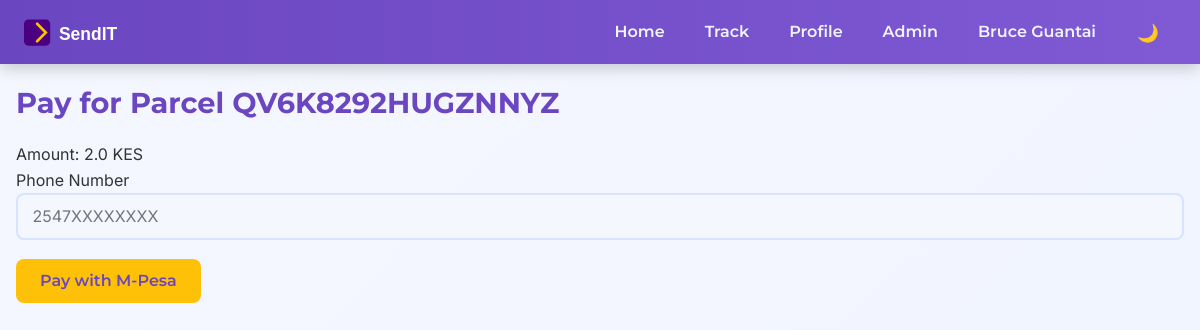
The page /pay/1 (signed in) on the database its author committed.
### models.py (models this page shows)
    class User(db.Model, UserMixin):
        id = db.Column(db.Integer, primary_key=True)
        username = db.Column(db.String(80), unique=True, nullable=False)
        email = db.Column(db.String(120), unique=True, nullable=False)
        password = db.Column(db.String(255), nullable=False)
        is_admin = db.Column(db.Boolean, default=False)
        parcels = db.relationship('Parcel', backref='user', lazy=True)

    class Parcel(db.Model):
        id = db.Column(db.Integer, primary_key=True)
        pickup = db.Column(db.String(255), nullable=False)
        destination = db.Column(db.String(255), nullable=False)
        weight = db.Column(db.Float, nullable=False)
        distance = db.Column(db.Float, nullable=False)
        cost = db.Column(db.Float, nullable=False)
        user_id = db.Column(db.Integer, db.ForeignKey('user.id'), nullable=False)
        tracking_number = db.Column(db.String(16), unique=True, nullable=False)
        status = db.Column(db.String(20), nullable=False, default='Pending')
        current_location = db.Column(db.String(255))
        created_at = db.Column(db.DateTime, nullable=False, default=datetime.utcnow)
        tracking_history = db.Column(JSON, nullable=False, default=[])
        payments = db.relationship('Payment', backref='parcel', lazy=True)

### app.py (the view, shortened to what this page needs)
    @app.route('/pay/<int:parcel_id>', methods=['GET', 'POST'])
    @login_required
    def pay(parcel_id):
        from forms import PaymentForm
        parcel = Parcel.query.get_or_404(parcel_id)
        if parcel.user_id != current_user.id:
            flash('Unauthorized access.', 'danger')
            return redirect(url_for('main.index'))
        form = PaymentForm()
        return render_template('pay.html', parcel=parcel, form=form)

### forms.py
class PaymentForm(FlaskForm):
    phone_number = StringField(
        'Phone Number',
        validators=[
            DataRequired(),
            Regexp('^254[0-9]{9}$', message='Phone number must start with 254 and be 12 digits long (e.g., 254712345678).')
        ]
    )
    submit = SubmitField('Pay with M-Pesa')

### templates/pay.html (shortened to what this page needs)
<!DOCTYPE html>
<html lang="en">
<head>
    <link rel="stylesheet" href="{{ url_for('static', filename='style.css') }}">
</head>
<body class="{{ session.get('theme', 'light') }}-mode">
    {% include 'base.html' %}
    <div class="container">
        <h1>Pay for Parcel {{ parcel.tracking_number }}</h1>
        <p>Amount: {{ parcel.cost }} KES</p>
        <form method="POST" action="{{ url_for('pay', parcel_id=parcel.id) }}">
            <div class="form-group">
                {{ form.phone_number.label }}
                {{ form.phone_number(class="form-control", placeholder="2547XXXXXXXX") }}
            </div>
            {{ form.submit(class="btn btn-primary") }}
        </form>
    </div>
</body>
</html>

### templates/base.html (shortened to what this page needs)
<!DOCTYPE html>
<html lang="en">
<head>
    <link rel="stylesheet" href="{{ url_for('static', filename='style.css') }}">
</head>
<body class="light-theme">
    <nav class="nav">
        <img src="{{ url_for('static', filename='logo.svg') }}" alt="SendIT Logo" class="nav-logo">
        <ul class="nav-links">
            <li><a href="{{ url_for('main.index') }}" {% if request.endpoint == 'index' %}class="active"{% endif %}>Home</a></li>
            <li><a href="{{ url_for('main.track') }}" {% if request.endpoint == 'track' %}class="active"{% endif %}>Track</a></li>
            {% if current_user.is_authenticated %}
                <li><a href="{{ url_for('main.profile') }}" {% if request.endpoint == 'profile' %}class="active"{% endif %}>Profile</a></li>
                {% if current_user.is_admin %}
                    <li><a href="{{ url_for('main.admin') }}" {% if request.endpoint == 'admin' %}class="active"{% endif %}>Admin</a></li>
                {% endif %}
                <li>
                    <span class="nav-username">{{ current_user.username }}</span>
                </li>
                <li>
                    <button id="theme-toggle" class="btn btn-small btn-theme-toggle" title="Toggle Theme">
                        <span class="theme-icon">🌙</span>
                    </button>
                </li>
            {% endif %}
        </ul>
    </nav>
</body>
</html>

### static/style.css (style rules this page uses)
* { margin: 0; padding: 0; box-sizing: border-box; font-family: 'Inter', sans-serif; touch-action: manipulation; }
body { background: linear-gradient(135deg, #f5f7ff 0%, #f0f4ff 100%); color: #333333; min-height: 100vh; line-height: 1.6; overflow-x: hidden; }
.nav { background: linear-gradient(90deg, #6b46c1 0%, #805ad5 100%); position: fixed; top: 0; left: 0; right: 0; padding: 0.75rem 1.5rem; display: flex; justify-content: space-between; align-items: center; box-shadow: 0 4px 15px rgba(0, 0, 0, 0.2); z-index: 1000; animation: fadeIn 0.5s ease-in; }
.nav-logo { height: 35px; transition: transform 0.3s ease; }
.nav-links { list-style: none; display: flex; gap: 1.5rem; align-items: center; }
.nav-links a { color: #f0f4ff; text-decoration: none; font-family: 'Montserrat', sans-serif; font-size: clamp(0.9rem, 2.5vw, 1rem); font-weight: 600; padding: 0.5rem; position: relative; transition: color 0.3s ease, transform 0.3s ease; }
.nav-username { color: #f0f4ff; font-family: 'Montserrat', sans-serif; font-size: clamp(0.9rem, 2.5vw, 1rem); font-weight: 600; padding: 0.5rem; cursor: pointer; transition: color 0.3s ease; }
.btn-theme-toggle { background: transparent; border: 1px solid #f0f4ff; color: #f0f4ff; font-family: 'Montserrat', sans-serif; font-size: clamp(0.9rem, 2.5vw, 1rem); font-weight: 600; padding: 0.5rem; border-radius: 8px; display: flex; align-items: center; justify-content: center; width: 40px; height: 40px; transition: color 0.3s ease, border-color 0.3s ease, transform 0.3s ease; }
.btn-theme-toggle .theme-icon { font-size: clamp(1rem, 2.5vw, 1.1rem); }
.container { max-width: 100%; width: min(1280px, 100vw); margin: 5rem auto 1rem; padding: 0 1rem; }
h1, h2 { font-family: 'Montserrat', sans-serif; color: #6b46c1; font-weight: 700; margin-bottom: 1rem; }
h1 { font-size: clamp(1.5rem, 5vw, 1.8rem); }
.form-group { position: relative; margin-bottom: 1.2rem; }
.form-control { width: 100%; padding: 0.7rem 0.9rem; border: 2px solid #d6e4ff; border-radius: 8px; font-size: clamp(0.9rem, 2.5vw, 1rem); background: #f5f7ff; transition: border-color 0.3s ease, box-shadow 0.3s ease; }
.btn { padding: 0.7rem 1.5rem; border: none; border-radius: 8px; font-family: 'Montserrat', sans-serif; font-size: clamp(0.9rem, 2.5vw, 1rem); font-weight: 600; cursor: pointer; transition: background 0.3s ease, transform 0.3s ease, box-shadow 0.3s ease; margin-right: 0.5rem; min-height: 44px; }
.btn-primary { background: #FFC107; color: #6b46c1; }
.btn-small { padding: 0.5rem 1rem; font-size: clamp(0.85rem, 2vw, 0.9rem); min-height: 36px; }

### rows shown on the page
User: username "Bruce Guantai"
Parcel: tracking_number "QV6K8292HUGZNNYZ", cost "2.0"
